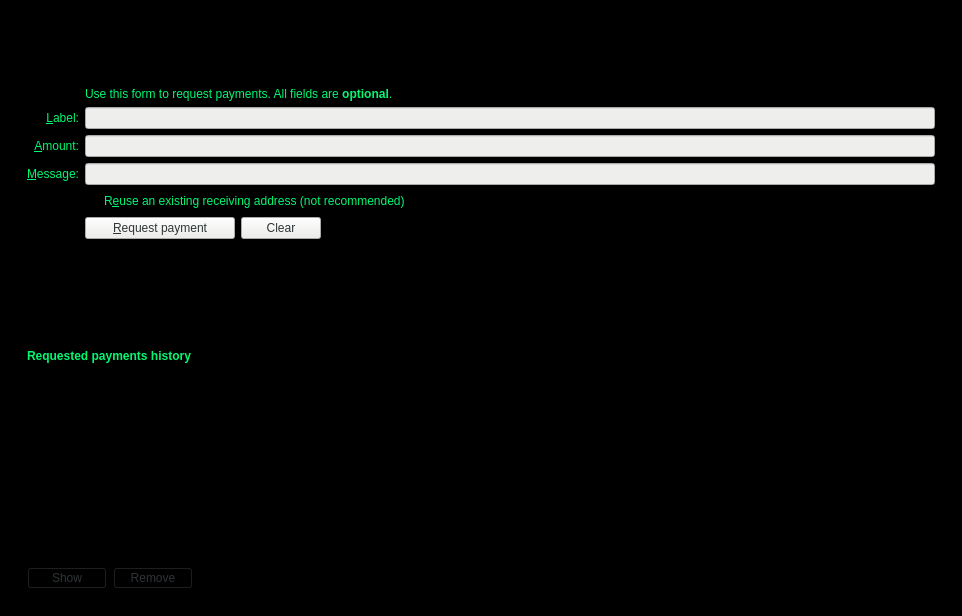
<?xml version="1.0" encoding="UTF-8"?>
<ui version="4.0">
 <class>ReceiveCoinsDialog</class>
 <widget class="QWidget" name="ReceiveCoinsDialog">
  <property name="geometry">
   <rect>
    <x>0</x>
    <y>0</y>
    <width>962</width>
    <height>616</height>
   </rect>
  </property>
  <property name="styleSheet">
   <string notr="true">background-color: rgb(0, 0, 0);
color: rgb(1, 248, 113);</string>
  </property>
  <layout class="QVBoxLayout" name="verticalLayout" stretch="0">
   <item>
    <layout class="QVBoxLayout" name="verticalLayout_Master" stretch="0,1">
     <property name="spacing">
      <number>0</number>
     </property>
     <item>
      <widget class="QFrame" name="frame_Header">
       <layout class="QVBoxLayout" name="verticalLayout_8">
        <property name="leftMargin">
         <number>0</number>
        </property>
        <property name="topMargin">
         <number>0</number>
        </property>
        <property name="rightMargin">
         <number>0</number>
        </property>
        <property name="bottomMargin">
         <number>0</number>
        </property>
        <item>
         <layout class="QHBoxLayout" name="horizontalLayout_Header" stretch="1,0">
          <item>
           <spacer name="horizontalSpacer_3">
            <property name="orientation">
             <enum>Qt::Horizontal</enum>
            </property>
            <property name="sizeHint" stdset="0">
             <size>
              <width>40</width>
              <height>20</height>
             </size>
            </property>
           </spacer>
          </item>
          <item>
           <widget class="QLabel" name="labelOverviewHeaderRight">
            <property name="minimumSize">
             <size>
              <width>464</width>
              <height>60</height>
             </size>
            </property>
            <property name="maximumSize">
             <size>
              <width>16777215</width>
              <height>60</height>
             </size>
            </property>
            <property name="font">
             <font>
              <pointsize>14</pointsize>
             </font>
            </property>
            <property name="text">
             <string/>
            </property>
            <property name="alignment">
             <set>Qt::AlignRight|Qt::AlignTrailing|Qt::AlignVCenter</set>
            </property>
           </widget>
          </item>
         </layout>
        </item>
       </layout>
      </widget>
     </item>
     <item>
      <widget class="QFrame" name="frame_BG">
       <layout class="QVBoxLayout" name="verticalLayout_5">
        <property name="leftMargin">
         <number>6</number>
        </property>
        <property name="topMargin">
         <number>6</number>
        </property>
        <property name="rightMargin">
         <number>6</number>
        </property>
        <property name="bottomMargin">
         <number>6</number>
        </property>
        <item>
         <widget class="QFrame" name="frame2">
          <property name="sizePolicy">
           <sizepolicy hsizetype="Preferred" vsizetype="Expanding">
            <horstretch>0</horstretch>
            <verstretch>0</verstretch>
           </sizepolicy>
          </property>
          <property name="styleSheet">
           <string notr="true">background-color: rgb(0, 0, 0);
color: rgb(1, 248, 113);</string>
          </property>
          <property name="frameShape">
           <enum>QFrame::StyledPanel</enum>
          </property>
          <property name="frameShadow">
           <enum>QFrame::Sunken</enum>
          </property>
          <layout class="QVBoxLayout" name="verticalLayout_3">
           <item>
            <layout class="QGridLayout" name="gridLayout">
             <item row="7" column="2">
              <widget class="QCheckBox" name="reuseAddress">
               <property name="toolTip">
                <string>Reuse one of the previously used receiving addresses.&lt;br&gt;Reusing addresses has security and privacy issues.&lt;br&gt;Do not use this unless re-generating a payment request made before.</string>
               </property>
               <property name="text">
                <string>R&amp;euse an existing receiving address (not recommended)</string>
               </property>
              </widget>
             </item>
             <item row="7" column="0">
              <widget class="QLabel" name="label_4">
               <property name="text">
                <string/>
               </property>
              </widget>
             </item>
             <item row="6" column="0">
              <widget class="QLabel" name="label_3">
               <property name="toolTip">
                <string>An optional message to attach to the payment request, which will be displayed when the request is opened. Note: The message will not be sent with the payment over the XVGDG network.</string>
               </property>
               <property name="text">
                <string>&amp;Message:</string>
               </property>
               <property name="alignment">
                <set>Qt::AlignRight|Qt::AlignTrailing|Qt::AlignVCenter</set>
               </property>
               <property name="buddy">
                <cstring>reqMessage</cstring>
               </property>
              </widget>
             </item>
             <item row="4" column="2">
              <widget class="QLineEdit" name="reqLabel">
               <property name="toolTip">
                <string>An optional label to associate with the new receiving address.</string>
               </property>
               <property name="styleSheet">
                <string notr="true">background-color: rgb(238, 238, 236);color: rgb(0, 77, 0);</string>
               </property>
              </widget>
             </item>
             <item row="6" column="2">
              <widget class="QLineEdit" name="reqMessage">
               <property name="toolTip">
                <string>An optional message to attach to the payment request, which will be displayed when the request is opened.&lt;br&gt;Note: The message will not be sent with the payment over the XVGDG network.</string>
               </property>
               <property name="styleSheet">
                <string notr="true">background-color: rgb(238, 238, 236);color: rgb(0, 77, 0);</string>
               </property>
              </widget>
             </item>
             <item row="2" column="2">
              <widget class="QLabel" name="label_5">
               <property name="text">
                <string>Use this form to request payments. All fields are &lt;b&gt;optional&lt;/b&gt;.</string>
               </property>
              </widget>
             </item>
             <item row="4" column="0">
              <widget class="QLabel" name="label_2">
               <property name="toolTip">
                <string>An optional label to associate with the new receiving address.</string>
               </property>
               <property name="text">
                <string>&amp;Label:</string>
               </property>
               <property name="alignment">
                <set>Qt::AlignRight|Qt::AlignTrailing|Qt::AlignVCenter</set>
               </property>
               <property name="buddy">
                <cstring>reqLabel</cstring>
               </property>
              </widget>
             </item>
             <item row="5" column="0">
              <widget class="QLabel" name="label">
               <property name="toolTip">
                <string>An optional amount to request. Leave this empty or zero to not request a specific amount.</string>
               </property>
               <property name="text">
                <string>&amp;Amount:</string>
               </property>
               <property name="alignment">
                <set>Qt::AlignRight|Qt::AlignTrailing|Qt::AlignVCenter</set>
               </property>
               <property name="buddy">
                <cstring>reqAmount</cstring>
               </property>
              </widget>
             </item>
             <item row="5" column="2">
              <widget class="BitcoinAmountField" name="reqAmount">
               <property name="minimumSize">
                <size>
                 <width>80</width>
                 <height>0</height>
                </size>
               </property>
               <property name="toolTip">
                <string>An optional amount to request. Leave this empty or zero to not request a specific amount.</string>
               </property>
               <property name="styleSheet">
                <string notr="true">background-color: rgb(238, 238, 236);color: rgb(0, 77, 0);</string>
               </property>
              </widget>
             </item>
             <item row="8" column="0">
              <widget class="QLabel" name="label_7">
               <property name="text">
                <string/>
               </property>
              </widget>
             </item>
             <item row="8" column="2">
              <layout class="QHBoxLayout" name="horizontalLayout">
               <item>
                <widget class="QPushButton" name="receiveButton">
                 <property name="minimumSize">
                  <size>
                   <width>150</width>
                   <height>0</height>
                  </size>
                 </property>
                 <property name="styleSheet">
                  <string notr="true">color: rgb(46, 52, 54);background-color: rgb(238, 238, 236);</string>
                 </property>
                 <property name="text">
                  <string>&amp;Request payment</string>
                 </property>
                 <property name="icon">
                  <iconset resource="../XVGDG.qrc">
                   <normaloff>:/icons/receiving_addresses</normaloff>:/icons/receiving_addresses</iconset>
                 </property>
                </widget>
               </item>
               <item>
                <widget class="QPushButton" name="clearButton">
                 <property name="sizePolicy">
                  <sizepolicy hsizetype="Minimum" vsizetype="Fixed">
                   <horstretch>0</horstretch>
                   <verstretch>0</verstretch>
                  </sizepolicy>
                 </property>
                 <property name="toolTip">
                  <string>Clear all fields of the form.</string>
                 </property>
                 <property name="styleSheet">
                  <string notr="true">color: rgb(46, 52, 54);background-color: rgb(238, 238, 236);</string>
                 </property>
                 <property name="text">
                  <string>Clear</string>
                 </property>
                 <property name="icon">
                  <iconset resource="../XVGDG.qrc">
                   <normaloff>:/icons/remove</normaloff>:/icons/remove</iconset>
                 </property>
                 <property name="autoDefault">
                  <bool>false</bool>
                 </property>
                </widget>
               </item>
               <item>
                <spacer name="horizontalSpacer">
                 <property name="orientation">
                  <enum>Qt::Horizontal</enum>
                 </property>
                 <property name="sizeHint" stdset="0">
                  <size>
                   <width>40</width>
                   <height>20</height>
                  </size>
                 </property>
                </spacer>
               </item>
              </layout>
             </item>
             <item row="9" column="2">
              <spacer name="verticalSpacer">
               <property name="orientation">
                <enum>Qt::Vertical</enum>
               </property>
               <property name="sizeHint" stdset="0">
                <size>
                 <width>20</width>
                 <height>40</height>
                </size>
               </property>
              </spacer>
             </item>
            </layout>
           </item>
          </layout>
         </widget>
        </item>
        <item>
         <widget class="QFrame" name="frame">
          <property name="sizePolicy">
           <sizepolicy hsizetype="Preferred" vsizetype="Expanding">
            <horstretch>0</horstretch>
            <verstretch>0</verstretch>
           </sizepolicy>
          </property>
          <property name="frameShape">
           <enum>QFrame::StyledPanel</enum>
          </property>
          <property name="frameShadow">
           <enum>QFrame::Raised</enum>
          </property>
          <layout class="QVBoxLayout" name="verticalLayout_2">
           <item>
            <widget class="QLabel" name="label_6">
             <property name="font">
              <font>
               <weight>75</weight>
               <bold>true</bold>
              </font>
             </property>
             <property name="text">
              <string>Requested payments history</string>
             </property>
            </widget>
           </item>
           <item>
            <widget class="QTableView" name="recentRequestsView">
             <property name="palette">
              <palette>
               <active>
                <colorrole role="WindowText">
                 <brush brushstyle="SolidPattern">
                  <color alpha="255">
                   <red>0</red>
                   <green>77</green>
                   <blue>0</blue>
                  </color>
                 </brush>
                </colorrole>
                <colorrole role="Button">
                 <brush brushstyle="SolidPattern">
                  <color alpha="255">
                   <red>0</red>
                   <green>0</green>
                   <blue>0</blue>
                  </color>
                 </brush>
                </colorrole>
                <colorrole role="Text">
                 <brush brushstyle="SolidPattern">
                  <color alpha="255">
                   <red>0</red>
                   <green>77</green>
                   <blue>0</blue>
                  </color>
                 </brush>
                </colorrole>
                <colorrole role="ButtonText">
                 <brush brushstyle="SolidPattern">
                  <color alpha="255">
                   <red>0</red>
                   <green>77</green>
                   <blue>0</blue>
                  </color>
                 </brush>
                </colorrole>
                <colorrole role="Base">
                 <brush brushstyle="SolidPattern">
                  <color alpha="255">
                   <red>0</red>
                   <green>0</green>
                   <blue>0</blue>
                  </color>
                 </brush>
                </colorrole>
                <colorrole role="Window">
                 <brush brushstyle="SolidPattern">
                  <color alpha="255">
                   <red>0</red>
                   <green>0</green>
                   <blue>0</blue>
                  </color>
                 </brush>
                </colorrole>
               </active>
               <inactive>
                <colorrole role="WindowText">
                 <brush brushstyle="SolidPattern">
                  <color alpha="255">
                   <red>0</red>
                   <green>77</green>
                   <blue>0</blue>
                  </color>
                 </brush>
                </colorrole>
                <colorrole role="Button">
                 <brush brushstyle="SolidPattern">
                  <color alpha="255">
                   <red>0</red>
                   <green>0</green>
                   <blue>0</blue>
                  </color>
                 </brush>
                </colorrole>
                <colorrole role="Text">
                 <brush brushstyle="SolidPattern">
                  <color alpha="255">
                   <red>0</red>
                   <green>77</green>
                   <blue>0</blue>
                  </color>
                 </brush>
                </colorrole>
                <colorrole role="ButtonText">
                 <brush brushstyle="SolidPattern">
                  <color alpha="255">
                   <red>0</red>
                   <green>77</green>
                   <blue>0</blue>
                  </color>
                 </brush>
                </colorrole>
                <colorrole role="Base">
                 <brush brushstyle="SolidPattern">
                  <color alpha="255">
                   <red>0</red>
                   <green>0</green>
                   <blue>0</blue>
                  </color>
                 </brush>
                </colorrole>
                <colorrole role="Window">
                 <brush brushstyle="SolidPattern">
                  <color alpha="255">
                   <red>0</red>
                   <green>0</green>
                   <blue>0</blue>
                  </color>
                 </brush>
                </colorrole>
               </inactive>
               <disabled>
                <colorrole role="WindowText">
                 <brush brushstyle="SolidPattern">
                  <color alpha="255">
                   <red>0</red>
                   <green>77</green>
                   <blue>0</blue>
                  </color>
                 </brush>
                </colorrole>
                <colorrole role="Button">
                 <brush brushstyle="SolidPattern">
                  <color alpha="255">
                   <red>0</red>
                   <green>0</green>
                   <blue>0</blue>
                  </color>
                 </brush>
                </colorrole>
                <colorrole role="Text">
                 <brush brushstyle="SolidPattern">
                  <color alpha="255">
                   <red>0</red>
                   <green>77</green>
                   <blue>0</blue>
                  </color>
                 </brush>
                </colorrole>
                <colorrole role="ButtonText">
                 <brush brushstyle="SolidPattern">
                  <color alpha="255">
                   <red>0</red>
                   <green>77</green>
                   <blue>0</blue>
                  </color>
                 </brush>
                </colorrole>
                <colorrole role="Base">
                 <brush brushstyle="SolidPattern">
                  <color alpha="255">
                   <red>0</red>
                   <green>0</green>
                   <blue>0</blue>
                  </color>
                 </brush>
                </colorrole>
                <colorrole role="Window">
                 <brush brushstyle="SolidPattern">
                  <color alpha="255">
                   <red>0</red>
                   <green>0</green>
                   <blue>0</blue>
                  </color>
                 </brush>
                </colorrole>
               </disabled>
              </palette>
             </property>
             <property name="contextMenuPolicy">
              <enum>Qt::CustomContextMenu</enum>
             </property>
             <property name="styleSheet">
              <string notr="true">color: rgb(0, 77, 0);</string>
             </property>
             <property name="tabKeyNavigation">
              <bool>false</bool>
             </property>
             <property name="sortingEnabled">
              <bool>true</bool>
             </property>
            </widget>
           </item>
           <item>
            <layout class="QHBoxLayout" name="horizontalLayout_2">
             <item>
              <widget class="QPushButton" name="showRequestButton">
               <property name="enabled">
                <bool>false</bool>
               </property>
               <property name="toolTip">
                <string>Show the selected request (does the same as double clicking an entry)</string>
               </property>
               <property name="styleSheet">
                <string notr="true">color: rgb(46, 52, 54);</string>
               </property>
               <property name="text">
                <string>Show</string>
               </property>
               <property name="icon">
                <iconset resource="../XVGDG.qrc">
                 <normaloff>:/icons/edit</normaloff>:/icons/edit</iconset>
               </property>
               <property name="autoDefault">
                <bool>false</bool>
               </property>
              </widget>
             </item>
             <item>
              <widget class="QPushButton" name="removeRequestButton">
               <property name="enabled">
                <bool>false</bool>
               </property>
               <property name="toolTip">
                <string>Remove the selected entries from the list</string>
               </property>
               <property name="styleSheet">
                <string notr="true">color: rgb(46, 52, 54);</string>
               </property>
               <property name="text">
                <string>Remove</string>
               </property>
               <property name="icon">
                <iconset resource="../XVGDG.qrc">
                 <normaloff>:/icons/remove</normaloff>:/icons/remove</iconset>
               </property>
               <property name="autoDefault">
                <bool>false</bool>
               </property>
              </widget>
             </item>
             <item>
              <spacer name="horizontalSpacer_2">
               <property name="orientation">
                <enum>Qt::Horizontal</enum>
               </property>
               <property name="sizeHint" stdset="0">
                <size>
                 <width>40</width>
                 <height>20</height>
                </size>
               </property>
              </spacer>
             </item>
            </layout>
           </item>
          </layout>
         </widget>
        </item>
       </layout>
      </widget>
     </item>
    </layout>
   </item>
  </layout>
 </widget>
 <customwidgets>
  <customwidget>
   <class>BitcoinAmountField</class>
   <extends>QLineEdit</extends>
   <header>bitcoinamountfield.h</header>
   <container>1</container>
  </customwidget>
 </customwidgets>
 <tabstops>
  <tabstop>reqLabel</tabstop>
  <tabstop>reqAmount</tabstop>
  <tabstop>reqMessage</tabstop>
  <tabstop>reuseAddress</tabstop>
  <tabstop>receiveButton</tabstop>
  <tabstop>clearButton</tabstop>
  <tabstop>recentRequestsView</tabstop>
  <tabstop>showRequestButton</tabstop>
  <tabstop>removeRequestButton</tabstop>
 </tabstops>
 <resources>
  <include location="../XVGDG.qrc"/>
 </resources>
 <connections/>
</ui>
